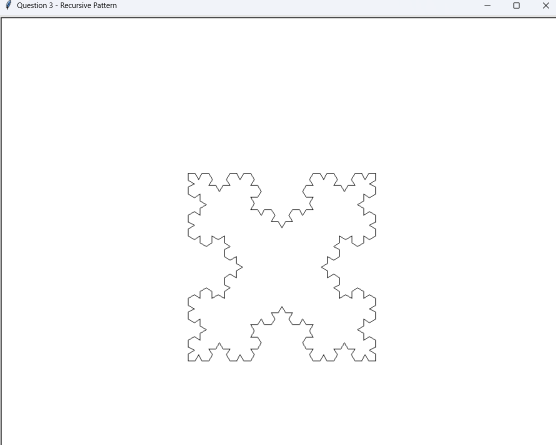
#> input picture Question 3.png, 1112 x 890 px (shown at 1/2 size)
$ python -i image_processor.py   (imports and definitions only)
#> lines starting #> are read from the running program, lines starting #| are printed output that depends on the picture
#> further down, picture is the input picture: shape (890, 1112, 3); mean B, G, R 252.6, 252.4, 252.3
from __future__ import annotations

import cv2
import numpy as np


class ImageProcessor:
    """Gives the app image processing functions.

    This class will include ways to:
        - Change colours to grayscale
        - Blurring
        - Finding edges
        - Changing the brightness and contrast
        - Rotation, flipping, and resizing
    All methods should:
        - Take photos as numpy arrays in OpenCV BGR format
        - Send back photographs that have been processed in BGR format
    """

    # [15 lines left out: functions to_grayscale, blur, not called in this run]

    @staticmethod
    def edge_detection(image: np.ndarray, t1: int = 80, t2: int = 160) -> np.ndarray:
        """Detect edges using Canny (returned as 3-channel BGR)."""
#> called with t1 = 80, t2 = 160
        gray = cv2.cvtColor(image, cv2.COLOR_BGR2GRAY)
        edges = cv2.Canny(gray, t1, t2)
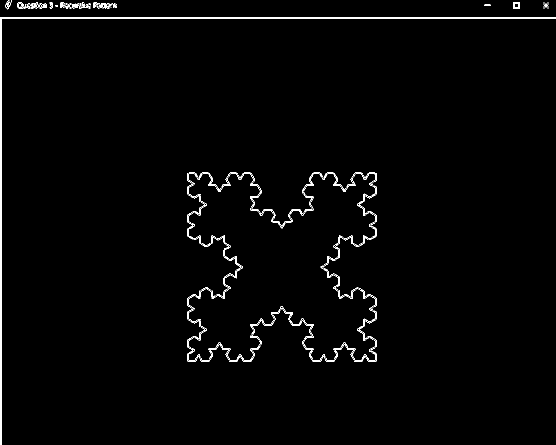
#> edges: shape (890, 1112) (shown at 1/2 size); 1.2% white in thin lines or dots
        return cv2.cvtColor(edges, cv2.COLOR_GRAY2BGR)
#> returned value: shape (890, 1112, 3); 1.2% white in thin lines or dots

    # [47 lines left out: functions invert, adjust_brightness, adjust_contrast, rotate, flip, resize, not called in this run]

>>> import cv2
>>> picture = cv2.imread('../../../../Question 3.png')
>>> result = ImageProcessor().edge_detection(picture)
